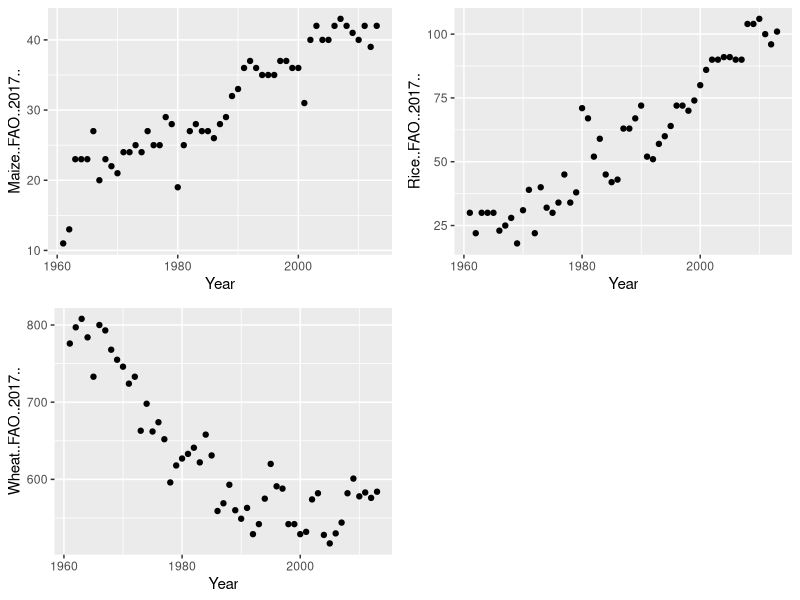

Write the R code that produced this figure.
## ---- chunk 1
knitr::opts_chunk$set(echo = TRUE)
## ---- chunk 2
# loading libraries
library(tidyverse)
library(ggplot2)
library(ggpubr)
## ---- chunk 3
# reading csv file
dietary_csv <- read.csv("Data/dietary-composition-by-country.csv")
## ---- chunk 4
# filter the data
country_vege_oils <- dietary_csv %>%
  filter(Entity == "Australia")
# selecting particular columns
selection <- country_vege_oils %>% select(Year, Vegetable.Oils..FAO..2017..) 

# arranging in descending order based on Vegetable oil FAO
arrange(selection ,desc(Vegetable.Oils..FAO..2017..))
## ---- chunk 5
# plotting Maize FAO on different years
maize_plot <- ggplot(country_vege_oils, aes(x = Year, y = Maize..FAO..2017..)) +
  geom_point()
## ---- chunk 6
# plotting Rice FAO on different years
rice_plot <- ggplot(country_vege_oils, aes(x = Year, y = Rice..FAO..2017..)) +
  geom_point()
## ---- chunk 7
# plotting Wheat FAO on different years
wheat_plot <- ggplot(country_vege_oils, aes(x = Year, y = Wheat..FAO..2017..)) +
  geom_point()
## ---- chunk 8
# joining three plots as one figure
ggarrange(maize_plot, rice_plot, wheat_plot)
